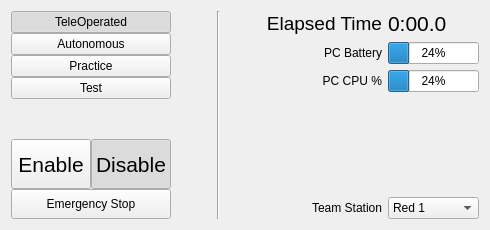
      <widget class="QWidget" name="operationsTab">
       <attribute name="title">
        <string/>
       </attribute>
       <attribute name="toolTip">
        <string>Operations</string>
       </attribute>
       <layout class="QHBoxLayout" name="horizontalLayout_21" stretch="4,1,0,1,4">
        <item>
         <layout class="QGridLayout" name="robotModeFrame" rowstretch="1,1,1,1,4,3,2">
          <property name="spacing">
           <number>0</number>
          </property>
          <item row="5" column="0">
           <widget class="QPushButton" name="enableRobotButton">
            <property name="sizePolicy">
             <sizepolicy hsizetype="Minimum" vsizetype="Expanding">
              <horstretch>0</horstretch>
              <verstretch>0</verstretch>
             </sizepolicy>
            </property>
            <property name="minimumSize">
             <size>
              <width>0</width>
              <height>50</height>
             </size>
            </property>
            <property name="font">
             <font>
              <pointsize>16</pointsize>
             </font>
            </property>
            <property name="text">
             <string>Enable</string>
            </property>
            <property name="checkable">
             <bool>true</bool>
            </property>
            <property name="autoExclusive">
             <bool>true</bool>
            </property>
            <property name="nobot" stdset="0">
             <bool>true</bool>
            </property>
            <attribute name="buttonGroup">
             <string notr="true">enableDisableGroup</string>
            </attribute>
           </widget>
          </item>
          <item row="5" column="1">
           <widget class="QPushButton" name="disableRobotButton">
            <property name="sizePolicy">
             <sizepolicy hsizetype="Minimum" vsizetype="Expanding">
              <horstretch>0</horstretch>
              <verstretch>0</verstretch>
             </sizepolicy>
            </property>
            <property name="minimumSize">
             <size>
              <width>0</width>
              <height>50</height>
             </size>
            </property>
            <property name="font">
             <font>
              <pointsize>16</pointsize>
             </font>
            </property>
            <property name="text">
             <string>Disable</string>
            </property>
            <property name="checkable">
             <bool>true</bool>
            </property>
            <property name="checked">
             <bool>true</bool>
            </property>
            <property name="autoExclusive">
             <bool>true</bool>
            </property>
            <property name="nobot" stdset="0">
             <bool>true</bool>
            </property>
            <attribute name="buttonGroup">
             <string notr="true">enableDisableGroup</string>
            </attribute>
           </widget>
          </item>
          <item row="3" column="0" colspan="2">
           <widget class="QPushButton" name="testModeButton">
            <property name="sizePolicy">
             <sizepolicy hsizetype="Minimum" vsizetype="Expanding">
              <horstretch>0</horstretch>
              <verstretch>0</verstretch>
             </sizepolicy>
            </property>
            <property name="text">
             <string>Test</string>
            </property>
            <property name="checkable">
             <bool>true</bool>
            </property>
            <property name="autoExclusive">
             <bool>true</bool>
            </property>
            <property name="notop" stdset="0">
             <bool>true</bool>
            </property>
            <attribute name="buttonGroup">
             <string notr="true">robotModeGroup</string>
            </attribute>
           </widget>
          </item>
          <item row="2" column="0" colspan="2">
           <widget class="QPushButton" name="practiceModeButton">
            <property name="sizePolicy">
             <sizepolicy hsizetype="Minimum" vsizetype="Expanding">
              <horstretch>0</horstretch>
              <verstretch>0</verstretch>
             </sizepolicy>
            </property>
            <property name="text">
             <string>Practice</string>
            </property>
            <property name="checkable">
             <bool>true</bool>
            </property>
            <property name="autoExclusive">
             <bool>true</bool>
            </property>
            <property name="notop" stdset="0">
             <bool>true</bool>
            </property>
            <attribute name="buttonGroup">
             <string notr="true">robotModeGroup</string>
            </attribute>
           </widget>
          </item>
          <item row="1" column="0" colspan="2">
           <widget class="QPushButton" name="autoModeButton">
            <property name="sizePolicy">
             <sizepolicy hsizetype="Minimum" vsizetype="Expanding">
              <horstretch>0</horstretch>
              <verstretch>0</verstretch>
             </sizepolicy>
            </property>
            <property name="text">
             <string>Autonomous</string>
            </property>
            <property name="checkable">
             <bool>true</bool>
            </property>
            <property name="autoExclusive">
             <bool>true</bool>
            </property>
            <property name="notop" stdset="0">
             <bool>true</bool>
            </property>
            <attribute name="buttonGroup">
             <string notr="true">robotModeGroup</string>
            </attribute>
           </widget>
          </item>
          <item row="0" column="0" colspan="2">
           <widget class="QPushButton" name="teleopModeButton">
            <property name="sizePolicy">
             <sizepolicy hsizetype="Minimum" vsizetype="Expanding">
              <horstretch>0</horstretch>
              <verstretch>0</verstretch>
             </sizepolicy>
            </property>
            <property name="text">
             <string>TeleOperated</string>
            </property>
            <property name="checkable">
             <bool>true</bool>
            </property>
            <property name="checked">
             <bool>true</bool>
            </property>
            <property name="autoExclusive">
             <bool>true</bool>
            </property>
            <attribute name="buttonGroup">
             <string notr="true">robotModeGroup</string>
            </attribute>
           </widget>
          </item>
          <item row="4" column="0" colspan="2">
           <spacer name="verticalSpacer_11">
            <property name="orientation">
             <enum>Qt::Vertical</enum>
            </property>
            <property name="sizeHint" stdset="0">
             <size>
              <width>20</width>
              <height>40</height>
             </size>
            </property>
           </spacer>
          </item>
          <item row="6" column="0" colspan="2">
           <widget class="QPushButton" name="estopRobotButton">
            <property name="sizePolicy">
             <sizepolicy hsizetype="Minimum" vsizetype="Expanding">
              <horstretch>0</horstretch>
              <verstretch>0</verstretch>
             </sizepolicy>
            </property>
            <property name="minimumSize">
             <size>
              <width>0</width>
              <height>30</height>
             </size>
            </property>
            <property name="text">
             <string>Emergency Stop</string>
            </property>
            <property name="checkable">
             <bool>true</bool>
            </property>
            <property name="autoExclusive">
             <bool>true</bool>
            </property>
            <attribute name="buttonGroup">
             <string notr="true">enableDisableGroup</string>
            </attribute>
           </widget>
          </item>
         </layout>
        </item>
        <item>
         <spacer name="horizontalSpacer_4">
          <property name="orientation">
           <enum>Qt::Horizontal</enum>
          </property>
          <property name="sizeHint" stdset="0">
           <size>
            <width>40</width>
            <height>20</height>
           </size>
          </property>
         </spacer>
        </item>
        <item>
         <widget class="Line" name="line">
          <property name="orientation">
           <enum>Qt::Vertical</enum>
          </property>
         </widget>
        </item>
        <item>
         <spacer name="horizontalSpacer_6">
          <property name="orientation">
           <enum>Qt::Horizontal</enum>
          </property>
          <property name="sizeHint" stdset="0">
           <size>
            <width>40</width>
            <height>20</height>
           </size>
          </property>
         </spacer>
        </item>
        <item>
         <layout class="QGridLayout" name="dsStatusFrame">
          <item row="1" column="1">
           <widget class="QProgressBar" name="pcBatteryDisplay">
            <property name="value">
             <number>24</number>
            </property>
           </widget>
          </item>
          <item row="0" column="0">
           <widget class="QLabel" name="elapsedTimeTitle">
            <property name="font">
             <font>
              <pointsize>14</pointsize>
             </font>
            </property>
            <property name="text">
             <string>Elapsed Time</string>
            </property>
            <property name="alignment">
             <set>Qt::AlignRight|Qt::AlignTrailing|Qt::AlignVCenter</set>
            </property>
           </widget>
          </item>
          <item row="4" column="1">
           <widget class="QComboBox" name="teamStationInput">
            <item>
             <property name="text">
              <string>Red 1</string>
             </property>
            </item>
            <item>
             <property name="text">
              <string>Red 2</string>
             </property>
            </item>
            <item>
             <property name="text">
              <string>Red 3</string>
             </property>
            </item>
            <item>
             <property name="text">
              <string>Blue 1</string>
             </property>
            </item>
            <item>
             <property name="text">
              <string>Blue 2</string>
             </property>
            </item>
            <item>
             <property name="text">
              <string>Blue 3</string>
             </property>
            </item>
           </widget>
          </item>
          <item row="0" column="1">
           <widget class="QLabel" name="elapsedTimeDisplay">
            <property name="font">
             <font>
              <pointsize>16</pointsize>
             </font>
            </property>
            <property name="text">
             <string>0:00.0</string>
            </property>
           </widget>
          </item>
          <item row="2" column="1">
           <widget class="QProgressBar" name="pcCpuDisplay">
            <property name="value">
             <number>24</number>
            </property>
           </widget>
          </item>
          <item row="2" column="0">
           <widget class="QLabel" name="pcCpuTitle">
            <property name="text">
             <string>PC CPU %</string>
            </property>
            <property name="alignment">
             <set>Qt::AlignRight|Qt::AlignTrailing|Qt::AlignVCenter</set>
            </property>
           </widget>
          </item>
          <item row="1" column="0">
           <widget class="QLabel" name="pcBatteryTitle">
            <property name="text">
             <string>PC Battery</string>
            </property>
            <property name="alignment">
             <set>Qt::AlignRight|Qt::AlignTrailing|Qt::AlignVCenter</set>
            </property>
           </widget>
          </item>
          <item row="4" column="0">
           <widget class="QLabel" name="teamStationTitle">
            <property name="text">
             <string>Team Station</string>
            </property>
            <property name="alignment">
             <set>Qt::AlignRight|Qt::AlignTrailing|Qt::AlignVCenter</set>
            </property>
           </widget>
          </item>
          <item row="3" column="1">
           <spacer name="verticalSpacer_8">
            <property name="orientation">
             <enum>Qt::Vertical</enum>
            </property>
            <property name="sizeHint" stdset="0">
             <size>
              <width>20</width>
              <height>40</height>
             </size>
            </property>
           </spacer>
          </item>
         </layout>
        </item>
       </layout>
      </widget>
